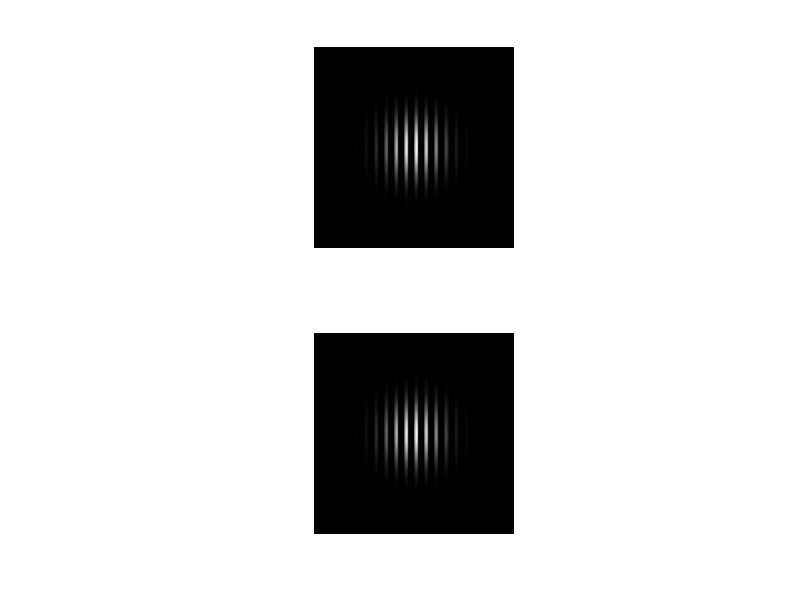

Source code (MATLAB):
function [gabor,noisepatch] = create_gabor

imsize            = 500;%image size in pixels
pixels_per_cycle  = 25;
phase             = 0;%phase shift [0 1]
rotation          = 0;%grating rotation [0 180]

gauss_sigma       = 50;%standard deviation in pixels of gaussian
trim              = .005;%gaussian values below which set to zero


freq = imsize/pixels_per_cycle;%cycles per image
freqrad = 2*pi*freq;
phaserad = 2*pi*phase;
rotationrad = deg2rad(rotation);

sigma = gauss_sigma/imsize;

noise_tile_size = 25;nts=noise_tile_size;

x=1:imsize;
x0=(x/imsize)-.5;

[xm,ym] = meshgrid(x0,x0);

xt = xm*cos(rotationrad);
yt = ym*sin(rotationrad);
xyt = xt + yt;
xyf = xyt*freqrad;

grating = sin(xyf-phaserad);

gauss=exp(-(((xm.^2)+(ym.^2))./(2*sigma^2)));
gauss(gauss<trim)=0;

gabor = grating .* gauss;

N=grating;G=grating;
        [ix,iy]=meshgrid(nts:nts:imsize-nts);
        m=numel(ix);
        r=randperm(m);
        vx=[1:nts];
for i=1:m
        N(vx+ix(i),vx+iy(i))= G(vx+ix(r(i)),vx+iy(r(i)));
end

noise   = N;
noisepatch = noise .* gauss;

subplot(211)
imshow(gabor)
subplot(212)
imshow(noisepatch)
pause
close(gcf)
keyboard
